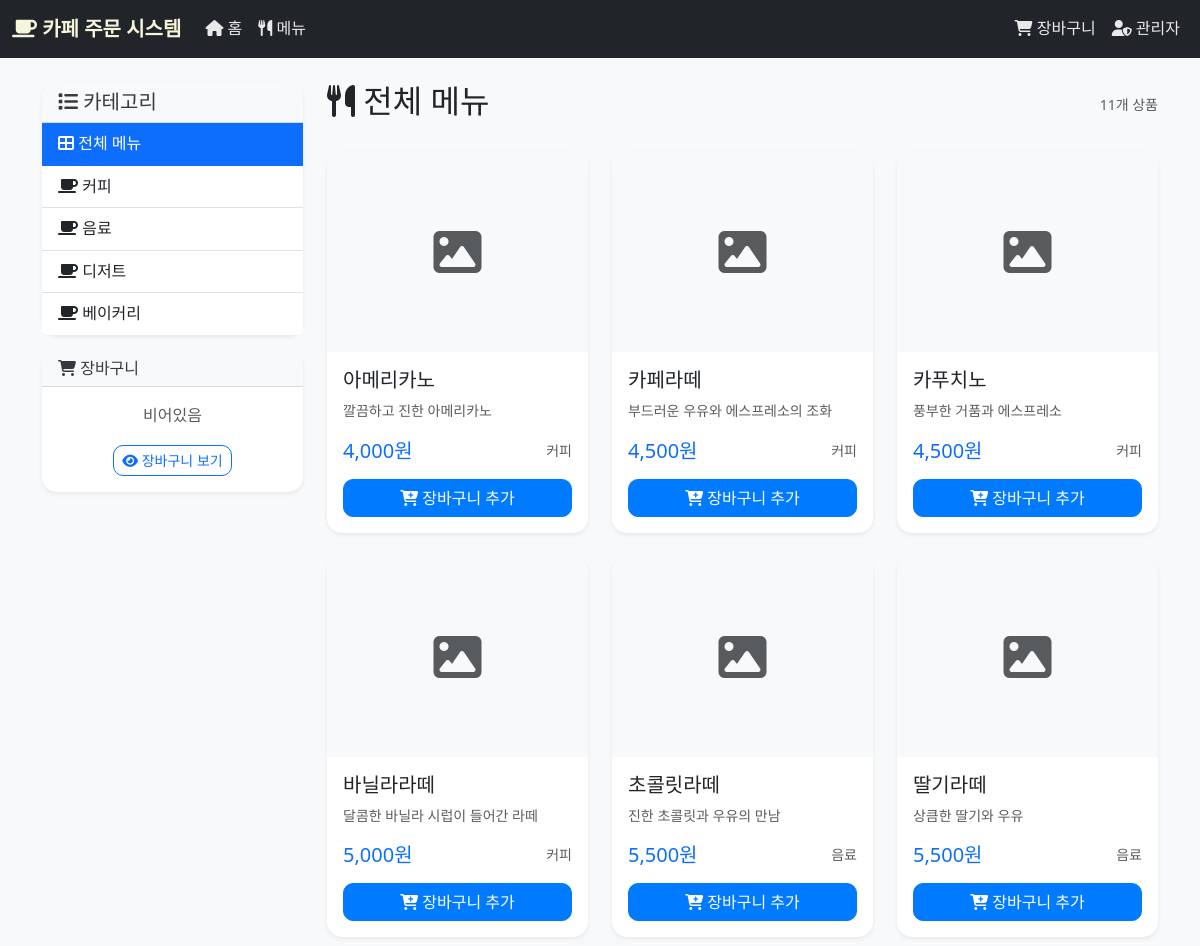
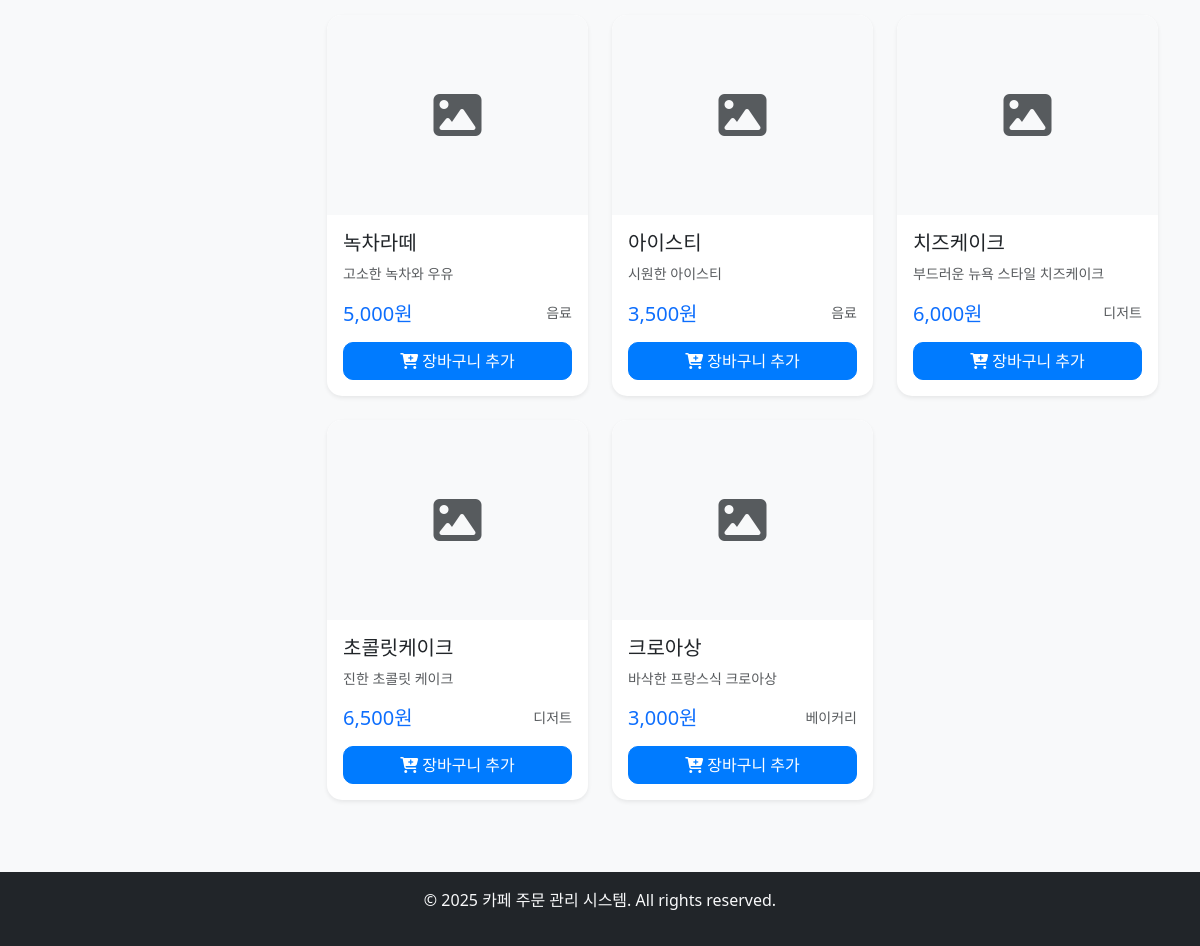
/user/menu, run on the app's committed database (2 pictures, top to bottom).
### models.py (models this page shows, shortened)
class Menu(db.Model):
    __tablename__ = 'cafe_menu'
    id = db.Column(db.Integer, primary_key=True)
    name = db.Column(db.String(100), nullable=False)
    category = db.Column(db.String(50), nullable=False)
    price = db.Column(db.Float, nullable=False)
    description = db.Column(db.Text)
    image = db.Column(db.String(255))
    temperature_option = db.Column(db.String(20), default='both')  # 'ice', 'hot', 'both'
    display_order = db.Column(db.Integer, default=9999)
    is_soldout = db.Column(db.Boolean, default=False)
    created_at = db.Column(db.DateTime, default=datetime.now)
    updated_at = db.Column(db.DateTime, default=datetime.now, onupdate=datetime.now)
    order_items = db.relationship('OrderItem', backref='menu', lazy=True)

### app.py (the view)
@app.route('/user/menu')
def user_menu():
    category = request.args.get('category')
    categories = get_categories()
    menus = get_menu_by_category(category)
    cart = session.get('cart', {})
    cart_count = sum(item['quantity'] for item in cart.values())
    return render_template('user/menu.html',
                         menus=menus,
                         categories=categories,
                         selected_category=category,
                         cart_count=cart_count)

### app.py (called while the page is built)
@app.context_processor
def inject_globals():
    cart_count = 0
    if 'cart' in session:
        cart_count = sum(item['quantity'] for item in session['cart'].values())
    return {
        'cart_count': cart_count,
        'admin_logged_in': session.get('admin_logged_in', False),
        'current_year': datetime.now().year
    }

### models.py (called while the page is built)
def get_categories():
    categories = db.session.query(Menu.category).distinct().all()
    return [category[0] for category in categories]

def get_menu_by_category(category=None):
    query = Menu.query.order_by(Menu.display_order.asc(), Menu.id.asc())
    if category:
        query = query.filter_by(category=category)
    return query.all()

### templates/user/menu.html (shortened to what this page needs)
{% extends "base.html" %}
{% block content %}
<div class="container">
    <div class="row">
        <div class="col-md-3 mb-4">
            <div class="card">
                <div class="card-header">
                    <h5 class="mb-0">
                        <i class="fas fa-list"></i> 카테고리
                    </h5>
                </div>
                <div class="list-group list-group-flush">
                    <a href="{{ url_for('user_menu') }}"
                       class="list-group-item list-group-item-action {% if not selected_category %}active{% endif %}">
                        <i class="fas fa-th-large"></i> 전체 메뉴
                    </a>
                    {% for category in categories %}
                    <a href="{{ url_for('user_menu', category=category) }}"
                       class="list-group-item list-group-item-action {% if selected_category == category %}active{% endif %}">
                        <i class="fas fa-coffee"></i> {{ category }}
                    </a>
                    {% endfor %}
                </div>
            </div>
            <div class="card mt-3">
                <div class="card-header">
                    <h6 class="mb-0">
                        <i class="fas fa-shopping-cart"></i> 장바구니
                    </h6>
                </div>
                <div class="card-body text-center">
                    <p class="card-text">
                        {% if cart_count > 0 %}
                        <span class="badge bg-primary fs-6">{{ cart_count }}개 상품</span>
                        {% else %}
                        <span class="text-muted">비어있음</span>
                        {% endif %}
                    </p>
                    <a href="{{ url_for('view_cart') }}" class="btn btn-outline-primary btn-sm">
                        <i class="fas fa-eye"></i> 장바구니 보기
                    </a>
                </div>
            </div>
        </div>
        <div class="col-md-9">
            <div class="d-flex justify-content-between align-items-center mb-4">
                <h2>
                    <i class="fas fa-utensils"></i>
                    {% if selected_category %}
                        {{ selected_category }} 메뉴
                    {% else %}
                        전체 메뉴
                    {% endif %}
                </h2>
                <small class="text-muted">{{ menus|length }}개 상품</small>
            </div>
            {% if menus %}
            <div class="row">
                {% for menu in menus %}
                <div class="col-lg-4 col-md-6 mb-4">
                    <div class="card h-100 menu-item {% if menu.is_soldout %}soldout{% endif %}">
                        {% if menu.image %}
                        <img src="{{ url_for('static', filename='uploads/' + menu.image) }}"
                             class="card-img-top" alt="{{ menu.name }}" style="height: 200px; object-fit: cover;">
                        {% else %}
                        <div class="card-img-top bg-light d-flex align-items-center justify-content-center"
                             style="height: 200px;">
                            <i class="fas fa-image fa-3x text-muted"></i>
                        </div>
                        {% endif %}
                        <div class="card-body d-flex flex-column">
                            <h5 class="card-title">{{ menu.name }}</h5>
                            <p class="card-text text-muted small flex-grow-1">
                                {{ menu.description or '맛있는 ' + menu.name + '입니다.' }}
                            </p>
                            <div class="d-flex justify-content-between align-items-center mb-3">
                                <span class="h5 text-primary mb-0">{{ "{:,}".format(menu.price|int) }}원</span>
                                <small class="text-muted">{{ menu.category }}</small>
                            </div>
                            {% if not menu.is_soldout %}
                            <button type="button" class="btn btn-primary btn-add-cart"
                                    data-menu-id="{{ menu.id }}"
                                    data-menu-name="{{ menu.name }}"
                                    data-menu-price="{{ menu.price }}"
                                    data-temperature-option="{{ menu.temperature_option }}">
                                <i class="fas fa-cart-plus"></i> 장바구니 추가
                            </button>
                            {% else %}
                            <button type="button" class="btn btn-secondary" disabled>
                                <i class="fas fa-times"></i> 품절
                            </button>
                            {% endif %}
                        </div>
                    </div>
                </div>
                {% endfor %}
            </div>
            {% endif %}
        </div>
    </div>
</div>
{% endblock %}

### templates/base.html (shortened to what this page needs)
<!DOCTYPE html>
<html lang="ko">
<head>
    <link href="https://cdn.jsdelivr.net/npm/bootstrap@5.3.0/dist/css/bootstrap.min.css" rel="stylesheet">
    <link rel="stylesheet" href="https://cdnjs.cloudflare.com/ajax/libs/font-awesome/6.4.0/css/all.min.css">
    <link rel="stylesheet" href="{{ url_for('static', filename='css/style.css') }}">
</head>
<body>
    <nav class="navbar navbar-expand-lg navbar-dark bg-dark">
        <div class="container-fluid">
            <a class="navbar-brand" href="{{ url_for('index') }}">
                <i class="fas fa-coffee"></i> 카페 주문 시스템
            </a>
            <div class="collapse navbar-collapse" id="navbarNav">
                <ul class="navbar-nav me-auto">
                    <li class="nav-item">
                        <a class="nav-link" href="{{ url_for('index') }}">
                            <i class="fas fa-home"></i> 홈
                        </a>
                    </li>
                    <li class="nav-item">
                        <a class="nav-link" href="{{ url_for('user_menu') }}">
                            <i class="fas fa-utensils"></i> 메뉴
                        </a>
                    </li>
                </ul>
                <ul class="navbar-nav">
                    {% if not admin_logged_in %}
                    <li class="nav-item">
                        <a class="nav-link" href="{{ url_for('view_cart') }}">
                            <i class="fas fa-shopping-cart"></i>
                            장바구니
                        </a>
                    </li>
                    <li class="nav-item">
                        <a class="nav-link" href="{{ url_for('admin_login') }}">
                            <i class="fas fa-user-shield"></i> 관리자
                        </a>
                    </li>
                    {% else %}
                    <li class="nav-item">
                        <a class="nav-link" href="{{ url_for('admin_logout') }}">
                            <i class="fas fa-sign-out-alt"></i> 로그아웃
                        </a>
                    </li>
                    {% endif %}
                </ul>
            </div>
        </div>
    </nav>
    <main class="{% block main_class %}container-fluid mt-4{% endblock %}">
        {% block content %}{% endblock %}
    </main>
    <footer class="bg-dark text-light text-center py-3 mt-5">
        <div class="container">
            <p>&copy; {{ current_year }} 카페 주문 관리 시스템. All rights reserved.</p>
        </div>
    </footer>
</body>
</html>

### static/css/style.css (style rules this page uses)
:root { --primary-color: #007bff; --success-color: #28a745; --warning-color: #ffc107; --danger-color: #dc3545; --info-color: #17a2b8; --light-color: #f8f9fa; --dark-color: #343a40; --coffee-brown: #8B4513; --cafe-cream: #F5F5DC; }
body { font-family: 'Segoe UI', Tahoma, Geneva, Verdana, sans-serif; background-color: #f8f9fa; line-height: 1.6; }
.navbar-brand { font-weight: bold; color: var(--cafe-cream) !important; }
.navbar-dark .navbar-nav .nav-link { color: rgba(255, 255, 255, 0.9) !important; transition: color 0.3s ease; }
.card { border: none; border-radius: 15px; box-shadow: 0 0.125rem 0.25rem rgba(0, 0, 0, 0.075); transition: transform 0.2s ease-in-out, box-shadow 0.2s ease-in-out; }
.card-header { background-color: var(--light-color); border-bottom: 1px solid rgba(0, 0, 0, 0.125); border-radius: 15px 15px 0 0 !important; font-weight: 600; color: var(--dark-color); }
.btn { border-radius: 10px; font-weight: 500; transition: all 0.3s ease; }
.btn-primary { background-color: var(--primary-color); border-color: var(--primary-color); }
.menu-item { position: relative; overflow: hidden; border-radius: 15px; }
.menu-item .card-img-top { border-radius: 15px 15px 0 0; transition: transform 0.3s ease; }

### templates/user/menu.html (style rules this page uses)
.menu-item { transition: transform 0.2s, box-shadow 0.2s; position: relative; overflow: hidden; }
.btn-add-cart { transition: all 0.2s; }
.list-group-item { border: none; border-bottom: 1px solid #dee2e6; }
.list-group-item:last-child { border-bottom: none; }

### data on the page
Menu: name "아메리카노", description "깔끔하고 진한 아메리카노", price "4,000", category "커피"
Menu: name "카페라떼", description "부드러운 우유와 에스프레소의 조화", price "4,500", category "커피"
Menu: name "카푸치노", description "풍부한 거품과 에스프레소", price "4,500", category "커피"
Menu: name "바닐라라떼", description "달콤한 바닐라 시럽이 들어간 라떼", price "5,000", category "커피"
Menu: name "초콜릿라떼", description "진한 초콜릿과 우유의 만남", price "5,500", category "음료"
Menu: name "딸기라떼", description "상큼한 딸기와 우유", price "5,500", category "음료"
Menu: name "녹차라떼", description "고소한 녹차와 우유", price "5,000", category "음료"
Menu: name "아이스티", description "시원한 아이스티", price "3,500", category "음료"
Menu: name "치즈케이크", description "부드러운 뉴욕 스타일 치즈케이크", price "6,000", category "디저트"
Menu: name "초콜릿케이크", description "진한 초콜릿 케이크", price "6,500", category "디저트"
Menu: name "크로아상", description "바삭한 프랑스식 크로아상", price "3,000", category "베이커리"

### other printed values
{{ category }} "커피" "음료" "디저트" "베이커리"
{{ menus|length }} "11"
